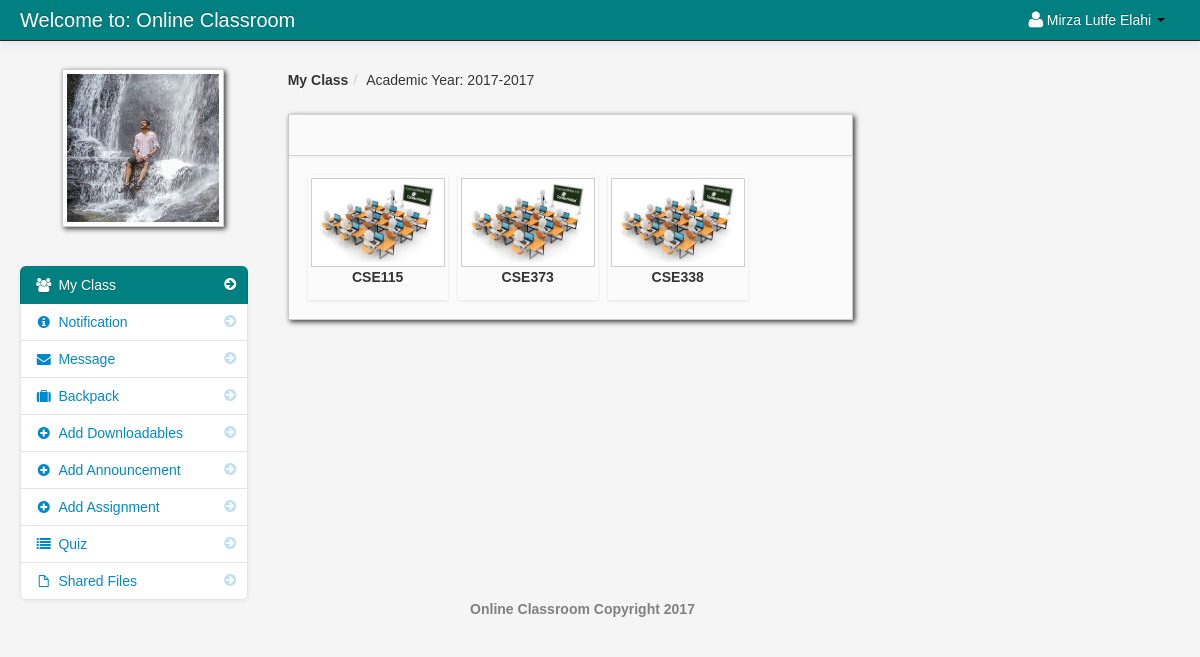
Page /dashboard_teacher.php (signed in) on the committed database.
### tables this page shows
CREATE TABLE `teacher` (
  `teacher_id` int(11) NOT NULL,
  `username` varchar(100) NOT NULL,
  `password` varchar(200) NOT NULL,
  `firstname` varchar(100) NOT NULL,
  `lastname` varchar(100) NOT NULL,
  `department_id` int(11) NOT NULL,
  `location` varchar(200) NOT NULL,
  `about` varchar(500) NOT NULL,
  `teacher_status` varchar(20) NOT NULL,
  `teacher_stat` varchar(100) NOT NULL
);

CREATE TABLE `school_year` (
  `school_year_id` int(11) NOT NULL,
  `school_year` varchar(100) NOT NULL
);

CREATE TABLE `teacher_class` (
  `teacher_class_id` int(11) NOT NULL,
  `teacher_id` int(11) NOT NULL,
  `class_id` int(11) NOT NULL,
  `semester` varchar(100) NOT NULL,
  `thumbnails` varchar(100) NOT NULL,
  `school_year` varchar(100) NOT NULL,
  `class_title` varchar(100) NOT NULL,
  `description` longtext NOT NULL,
  `Credit` int(11) NOT NULL,
  `Pre_req` varchar(100) NOT NULL
);

CREATE TABLE `class` (
  `class_id` int(11) NOT NULL,
  `class_name` varchar(100) NOT NULL
);

### session.php (called while the page is built, shortened)
<?php
$session_id=$_SESSION['id'];
?>

### teacher_class.php (the view, shortened to what this page needs)
<ul	 id="da-thumbs" class="da-thumbs">
				<?php $query = mysql_query("select * from teacher_class
				LEFT JOIN class ON class.class_id = teacher_class.class_id
				where teacher_id = '$session_id' and school_year = '$school_year' ")or die(mysql_error());
				$count = mysql_num_rows($query);
				if ($count > 0){
				while($row = mysql_fetch_array($query)){
				$id = $row['teacher_class_id'];
				?>
					<li id="del<?php echo $id; ?>">
						<a href="my_students.php<?php echo '?id='.$id; ?>">
								<img src ="<?php echo $row['thumbnails'] ?>" width="124" height="140" class="img-polaroid" alt="">
						</a>
						<p class="class"><?php echo $row['class_name']; ?></p>
					</li>
				<?php }
				}else{ ?>
			<div class="alert alert-info"><i class="icon-info-sign"></i> No Class Currently Added</div>
			<?php  } ?>
			</ul>

### dashboard_teacher.php (shortened to what this page needs)
<?php include('header_dashboard.php'); ?>
<?php include('session.php'); ?>
    <body id="class_div">
		<?php include('navbar_teacher.php'); ?>
        <div class="container-fluid">
            <div class="row-fluid">
				<?php include('teacher_sidebar.php'); ?>
                <div class="span6" id="content">
                     <div class="row-fluid">
					     <ul class="breadcrumb">
								<?php
								$school_year_query = mysql_query("select * from school_year order by school_year DESC")or die(mysql_error());
								$school_year_query_row = mysql_fetch_array($school_year_query);
								$school_year = $school_year_query_row['school_year'];
								?>
								<li><a href="#"><b>My Class</b></a><span class="divider">/</span></li>
								<li><a href="#">Academic Year: <?php echo $school_year_query_row['school_year']; ?></a></li>
						</ul>
                        <div class="block">
								<div class="navbar navbar-inner block-header">
								</div>
                            <div class="block-content collapse in">
                                <div class="span12">
										<?php include('teacher_class.php'); ?>
                                </div>
                            </div>
                        </div>
                    </div>
                </div>
            </div>
		<?php include('footer.php'); ?>
        </div>
		<?php include('script.php'); ?>
    </body>
</html>

### navbar_teacher.php (shortened to what this page needs)
	<div class="navbar navbar-fixed-top navbar-inverse">
           <div class="navbar-inner">
               <div class="container-fluid">
                   <a class="brand" href="dashboard_teacher.php">Welcome to: Online Classroom</a>
							<div class="nav-collapse collapse">
								<ul class="nav pull-right">
												<?php $query= mysql_query("select * from teacher where teacher_id = '$session_id'")or die(mysql_error());
														$row = mysql_fetch_array($query);
												?>
												<li class="dropdown">
													<a href="#" role="button" class="dropdown-toggle" data-toggle="dropdown"> <i class="icon-user icon-large"></i><?php echo $row['firstname']." ".$row['lastname'];  ?> <i class="caret"></i></a>
												</li>
								</ul>
							</div>
               </div>
           </div>
</div>

### teacher_sidebar.php (shortened to what this page needs)
<div class="span3" id="sidebar">
	<img id="avatar" class="img-polaroid" src="admin/<?php echo $row['location']; ?>">
	<ul class="nav nav-list bs-docs-sidenav nav-collapse collapse">
		<li class="active"><a href="dashboard_teacher.php"><i class="icon-chevron-right"></i><i class="icon-group"></i>&nbsp;My Class</a></li>
		<li class=""><a href="notification_teacher.php"><i class="icon-chevron-right"></i><i class="icon-info-sign"></i>&nbsp;Notification
		</a></li>
		<li class=""><a href="teacher_message.php"><i class="icon-chevron-right"></i><i class="icon-envelope-alt"></i>&nbsp;Message</a></li>
		<li class=""><a href="teacher_backack.php"><i class="icon-chevron-right"></i><i class="icon-suitcase"></i>&nbsp;Backpack</a></li>
		<li class=""><a href="add_downloadable.php"><i class="icon-chevron-right"></i><i class="icon-plus-sign"></i>&nbsp;Add Downloadables</a></li>
		<li class=""><a href="add_announcement.php"><i class="icon-chevron-right"></i><i class="icon-plus-sign"></i>&nbsp;Add Announcement</a></li>
		<li class=""><a href="add_assignment.php"><i class="icon-chevron-right"></i><i class="icon-plus-sign"></i>&nbsp;Add Assignment</a></li>
		<li class=""><a href="teacher_quiz.php"><i class="icon-chevron-right"></i><i class="icon-list"></i>&nbsp;Quiz</a></li>
		<li class=""><a href="teacher_share.php"><i class="icon-chevron-right"></i><i class="icon-file"></i>&nbsp;Shared Files</a></li>
	</ul>
</div>

### admin/assets/styles.css (style rules this page uses)
body { padding-top: 60px; padding-bottom: 40px; background-color: #f5f5f5; }
#content { margin-left:0px; }
.breadcrumb { margin: 0 0 0px; padding: 10px 0px; background-color: transparent; }
.block { background: url("../images/pixel-60fff.png") repeat scroll 0 0 rgba(0, 0, 0, 0) !important; border: 1px solid #ccc; background: white; margin: 1em 0em; border-top: none; -webkit-box-shadow: 2px 2px 5px rgba(0, 0, 6, 0.75); -moz-box-shadow: 2px 2px 5px rgba(0, 0, 6, 0.75); box-shadow: 2px 2px 5px rgba(0, 0, 6, 0.75); }
.block-content { margin: 1em; min-height: .25em; }
.block-header { margin-bottom: 0px; border-right: none; border-left: none; -webkit-border-radius: 0px; -moz-border-radius: 0px; border-radius: 0px; }
.bs-docs-sidenav { max-width: 228px; margin: 30px 0 0; padding: 0; background-color: #fff; -webkit-border-radius: 6px; -moz-border-radius: 6px; border-radius: 6px; -webkit-box-shadow: 0 1px 4px rgba(0,0,0,.065); -moz-box-shadow: 0 1px 4px rgba(0,0,0,.065); box-shadow: 0 1px 4px rgba(0,0,0,.065); }
.bs-docs-sidenav > li > a { display: block; width: 190px \9; margin: 0 0 -1px; padding: 8px 14px; border: 1px solid #e5e5e5; }
.bs-docs-sidenav > li:first-child > a { -webkit-border-radius: 6px 6px 0 0; -moz-border-radius: 6px 6px 0 0; border-radius: 6px 6px 0 0; }
.bs-docs-sidenav > li:last-child > a { -webkit-border-radius: 0 0 6px 6px; -moz-border-radius: 0 0 6px 6px; border-radius: 0 0 6px 6px; }
.bs-docs-sidenav > .active > a { position: relative; z-index: 2; padding: 9px 15px; border: 0; text-shadow: 0 1px 0 rgba(0,0,0,.15); -webkit-box-shadow: inset 1px 0 0 rgba(0,0,0,.1), inset -1px 0 0 rgba(0,0,0,.1); -moz-box-shadow: inset 1px 0 0 rgba(0,0,0,.1), inset -1px 0 0 rgba(0,0,0,.1); box-shadow: inset 1px 0 0 rgba(0,0,0,.1), inset -1px 0 0 rgba(0,0,0,.1); }
.bs-docs-sidenav .icon-chevron-right { float: right; margin-top: 2px; margin-right: -6px; opacity: .25; }
.bs-docs-sidenav .active .icon-chevron-right, .bs-docs-sidenav .active a:hover .icon-chevron-right { opacity: 1; }

### admin/assets/style.css (style rules this page uses)
.da-thumbs { float: left; list-style: none outside none; margin: 0; padding: 0; position: relative; }
.da-thumbs li { float: left; margin: 5px; padding: 3px; position: relative; box-shadow: 0 1px 3px rgba(0,0,0,0.1); }
.da-thumbs li a, .da-thumbs li a img { display: block; position: relative; }
.da-thumbs li a { overflow: hidden; }
.class { font-family: helvetica !important; font-weight: bold; text-align: center; }

### rows in the picture
teacher: firstname "Mirza Lutfe", lastname "Elahi", location (picture)
school_year: school_year "2017-2017"
teacher_class: thumbnails (picture), class.class_name "CSE115"
teacher_class: thumbnails (picture), class.class_name "CSE373"
teacher_class: thumbnails (picture), class.class_name "CSE338"
